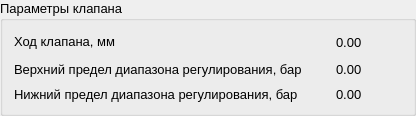
               <widget class="QGroupBox" name="groupBox_valveParameters">
                <property name="sizePolicy">
                 <sizepolicy hsizetype="Preferred" vsizetype="Maximum">
                  <horstretch>0</horstretch>
                  <verstretch>0</verstretch>
                 </sizepolicy>
                </property>
                <property name="font">
                 <font>
                  <family>Segoe UI</family>
                  <pointsize>10</pointsize>
                 </font>
                </property>
                <property name="title">
                 <string>Параметры клапана</string>
                </property>
                <layout class="QGridLayout" name="gridLayout_5">
                 <property name="horizontalSpacing">
                  <number>15</number>
                 </property>
                 <property name="verticalSpacing">
                  <number>10</number>
                 </property>
                 <item row="2" column="2">
                  <widget class="QLabel" name="label_lowLimitValue">
                   <property name="text">
                    <string>0.00</string>
                   </property>
                  </widget>
                 </item>
                 <item row="0" column="0">
                  <widget class="QLabel" name="label_valveStroke">
                   <property name="sizePolicy">
                    <sizepolicy hsizetype="Maximum" vsizetype="Maximum">
                     <horstretch>0</horstretch>
                     <verstretch>0</verstretch>
                    </sizepolicy>
                   </property>
                   <property name="minimumSize">
                    <size>
                     <width>0</width>
                     <height>0</height>
                    </size>
                   </property>
                   <property name="text">
                    <string>Ход клапана, мм</string>
                   </property>
                  </widget>
                 </item>
                 <item row="2" column="0">
                  <widget class="QLabel" name="label_lowLimit">
                   <property name="minimumSize">
                    <size>
                     <width>307</width>
                     <height>0</height>
                    </size>
                   </property>
                   <property name="text">
                    <string>Нижний предел диапазона регулирования, бар</string>
                   </property>
                  </widget>
                 </item>
                 <item row="1" column="0">
                  <widget class="QLabel" name="label_highLimit">
                   <property name="minimumSize">
                    <size>
                     <width>307</width>
                     <height>0</height>
                    </size>
                   </property>
                   <property name="text">
                    <string>Верхний предел диапазона регулирования, бар</string>
                   </property>
                  </widget>
                 </item>
                 <item row="0" column="2">
                  <widget class="QLabel" name="label_valveStroke_range">
                   <property name="sizePolicy">
                    <sizepolicy hsizetype="Maximum" vsizetype="Preferred">
                     <horstretch>0</horstretch>
                     <verstretch>0</verstretch>
                    </sizepolicy>
                   </property>
                   <property name="text">
                    <string>0.00</string>
                   </property>
                  </widget>
                 </item>
                 <item row="1" column="2">
                  <widget class="QLabel" name="label_highLimitValue">
                   <property name="text">
                    <string>0.00</string>
                   </property>
                  </widget>
                 </item>
                 <item row="0" column="3">
                  <spacer name="horizontalSpacer_4">
                   <property name="orientation">
                    <enum>Qt::Orientation::Horizontal</enum>
                   </property>
                   <property name="sizeHint" stdset="0">
                    <size>
                     <width>40</width>
                     <height>20</height>
                    </size>
                   </property>
                  </spacer>
                 </item>
                </layout>
               </widget>
